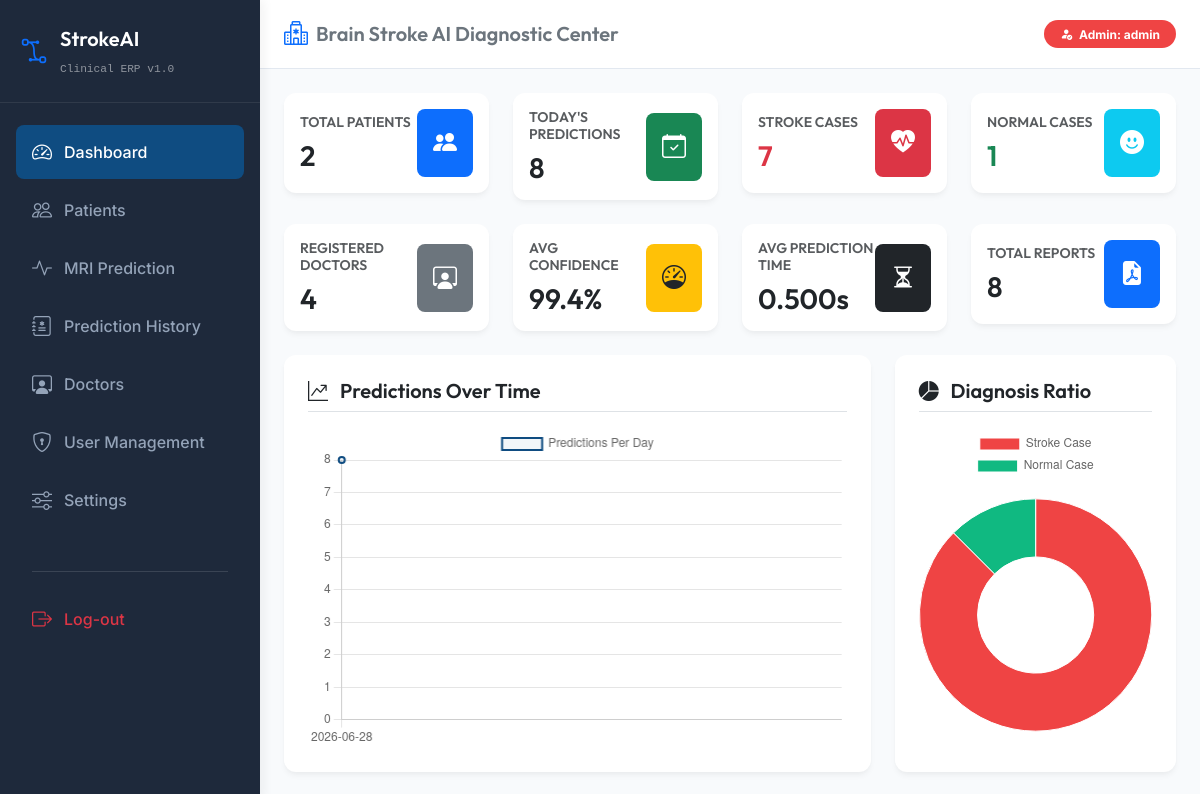
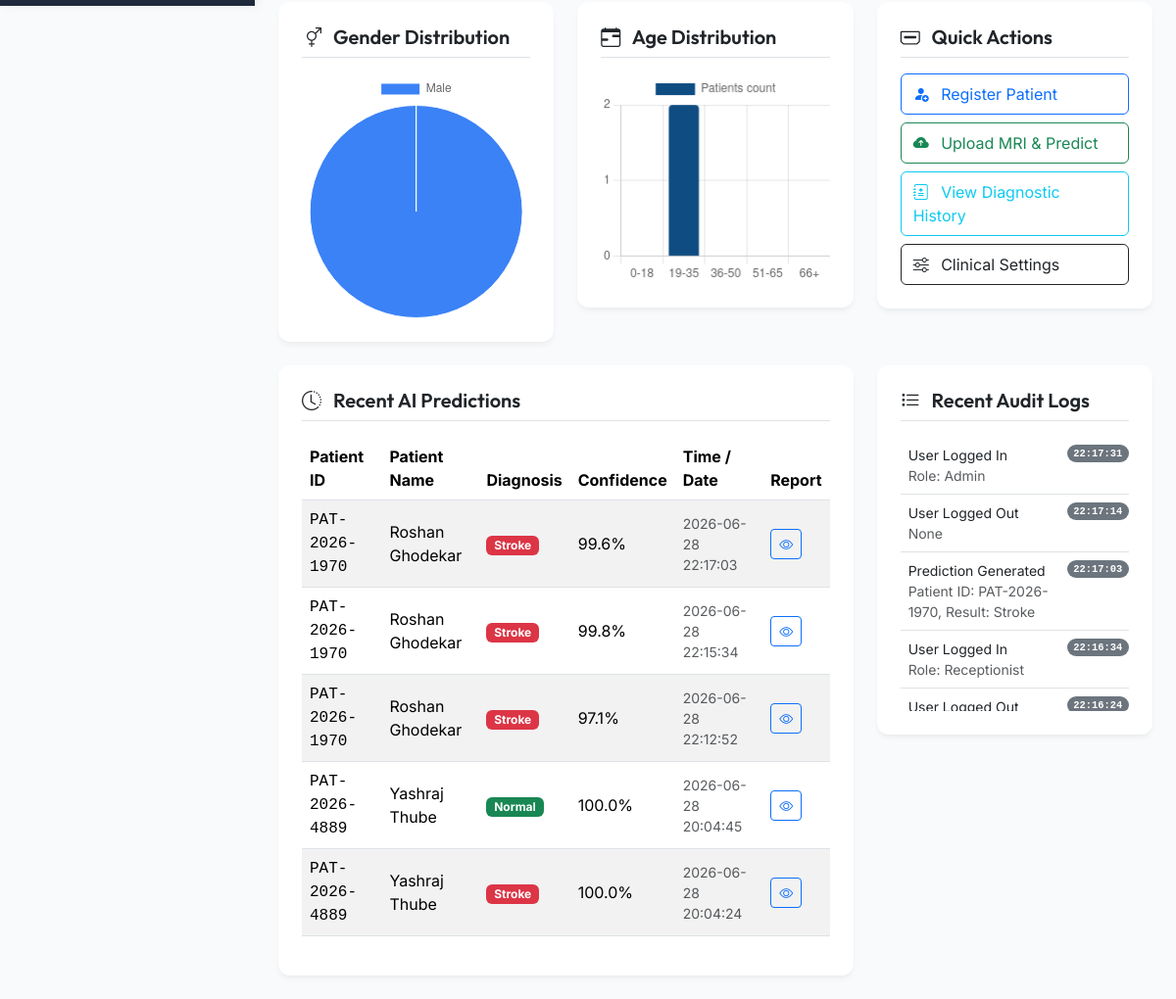
The app's page /dashboard (signed in) with its own data (2 pictures, top to bottom).
### tables this page shows
CREATE TABLE predictions (
            id INTEGER PRIMARY KEY AUTOINCREMENT,
            patient_id TEXT NOT NULL,
            mri_filename TEXT NOT NULL,
            prediction_result TEXT NOT NULL,
            confidence REAL NOT NULL,
            prediction_time REAL NOT NULL, -- in seconds
            predicted_at TEXT NOT NULL,
            FOREIGN KEY (patient_id) REFERENCES patients(patient_id) ON DELETE CASCADE
        );

CREATE TABLE patients (
            id INTEGER PRIMARY KEY AUTOINCREMENT,
            patient_id TEXT UNIQUE NOT NULL,
            name TEXT NOT NULL,
            age INTEGER NOT NULL,
            gender TEXT NOT NULL,
            dob TEXT NOT NULL,
            blood_group TEXT,
            mobile TEXT,
            email TEXT,
            address TEXT,
            doctor_id INTEGER,
            symptoms TEXT,
            notes TEXT,
            emergency_contact TEXT,
            created_at TEXT NOT NULL,
            FOREIGN KEY (doctor_id) REFERENCES doctors(id)
        );

CREATE TABLE activity_logs (
            id INTEGER PRIMARY KEY AUTOINCREMENT,
            username TEXT NOT NULL,
            action TEXT NOT NULL,
            details TEXT,
            created_at TEXT NOT NULL
        );

### mainapp.py (the view)
@app.route("/dashboard")
@login_required
def dashboard():
    if session.get('role') == 'Receptionist':
        flash('Access Denied. Redirected to Patients Panel.', 'warning')
        return redirect(url_for('patients_panel'))
    stats = get_dashboard_stats()
    audit_logs = list_activity_logs(10)
    return render_template('dashboard.html', stats=stats, audit_logs=audit_logs, active_page='dashboard')

### database/db_manager.py (called while the page is built)
def get_db_connection():
    conn = sqlite3.connect(DB_PATH)
    conn.row_factory = sqlite3.Row
    return conn

def list_activity_logs(limit=100):
    conn = get_db_connection()
    logs = conn.execute("SELECT * FROM activity_logs ORDER BY created_at DESC LIMIT ?", (limit,)).fetchall()
    conn.close()
    return logs

### mainapp.py (called while the page is built)
def login_required(f):
    from functools import wraps
    @wraps(f)
    def decorated_function(*args, **kwargs):
        if 'username' not in session:
            return redirect(url_for('main'))
        return f(*args, **kwargs)
    return decorated_function

### templates/dashboard.html (shortened to what this page needs)
{% extends "base.html" %}
{% block content %}
<div class="row g-4 mb-4">
    <div class="col-sm-6 col-xl-3">
        <div class="card p-3">
            <div class="d-flex justify-content-between align-items-center">
                <div>
                    <h6 class="text-muted small text-uppercase">Total Patients</h6>
                    <h3 class="mb-0 font-weight-bold">{{ stats.total_patients }}</h3>
                </div>
                <div class="bg-primary text-white rounded-3 p-3">
                    <i class="bi bi-people-fill fs-4"></i>
                </div>
            </div>
        </div>
    </div>
    <div class="col-sm-6 col-xl-3">
        <div class="card p-3">
            <div class="d-flex justify-content-between align-items-center">
                <div>
                    <h6 class="text-muted small text-uppercase">Today's Predictions</h6>
                    <h3 class="mb-0 font-weight-bold">{{ stats.today_predictions }}</h3>
                </div>
                <div class="bg-success text-white rounded-3 p-3">
                    <i class="bi bi-calendar-check fs-4"></i>
                </div>
            </div>
        </div>
    </div>
    <div class="col-sm-6 col-xl-3">
        <div class="card p-3">
            <div class="d-flex justify-content-between align-items-center">
                <div>
                    <h6 class="text-muted small text-uppercase">Stroke Cases</h6>
                    <h3 class="mb-0 font-weight-bold text-danger">{{ stats.stroke_cases }}</h3>
                </div>
                <div class="bg-danger text-white rounded-3 p-3">
                    <i class="bi bi-heart-pulse-fill fs-4"></i>
                </div>
            </div>
        </div>
    </div>
    <div class="col-sm-6 col-xl-3">
        <div class="card p-3">
            <div class="d-flex justify-content-between align-items-center">
                <div>
                    <h6 class="text-muted small text-uppercase">Normal Cases</h6>
                    <h3 class="mb-0 font-weight-bold text-success">{{ stats.normal_cases }}</h3>
                </div>
                <div class="bg-info text-white rounded-3 p-3">
                    <i class="bi bi-emoji-smile-fill fs-4"></i>
                </div>
            </div>
        </div>
    </div>
</div>
<div class="row g-4 mb-4">
    <div class="col-sm-6 col-xl-3">
        <div class="card p-3">
            <div class="d-flex justify-content-between align-items-center">
                <div>
                    <h6 class="text-muted small text-uppercase">Registered Doctors</h6>
                    <h3 class="mb-0 font-weight-bold">{{ stats.total_doctors }}</h3>
                </div>
                <div class="bg-secondary text-white rounded-3 p-3">
                    <i class="bi bi-person-workspace fs-4"></i>
                </div>
            </div>
        </div>
    </div>
    <div class="col-sm-6 col-xl-3">
        <div class="card p-3">
            <div class="d-flex justify-content-between align-items-center">
                <div>
                    <h6 class="text-muted small text-uppercase">Avg Confidence</h6>
                    <h3 class="mb-0 font-weight-bold">{{ "%.1f"|format(stats.avg_confidence) }}%</h3>
                </div>
                <div class="bg-warning text-dark rounded-3 p-3">
                    <i class="bi bi-speedometer fs-4"></i>
                </div>
            </div>
        </div>
    </div>
    <div class="col-sm-6 col-xl-3">
        <div class="card p-3">
            <div class="d-flex justify-content-between align-items-center">
                <div>
                    <h6 class="text-muted small text-uppercase">Avg Prediction Time</h6>
                    <h3 class="mb-0 font-weight-bold">{{ "%.3f"|format(stats.avg_time) }}s</h3>
                </div>
                <div class="bg-dark text-white rounded-3 p-3">
                    <i class="bi bi-hourglass-split fs-4"></i>
                </div>
            </div>
        </div>
    </div>
    <div class="col-sm-6 col-xl-3">
        <div class="card p-3">
            <div class="d-flex justify-content-between align-items-center">
                <div>
                    <h6 class="text-muted small text-uppercase">Total Reports</h6>
                    <h3 class="mb-0 font-weight-bold">{{ stats.total_predictions }}</h3>
                </div>
                <div class="bg-primary text-white rounded-3 p-3">
                    <i class="bi bi-file-earmark-pdf-fill fs-4"></i>
                </div>
            </div>
        </div>
    </div>
</div>
<div class="row g-4 mb-4">
    <div class="col-lg-8">
        <div class="card p-4">
            <h5 class="card-title border-bottom pb-2 mb-3"><i class="bi bi-graph-up-arrow me-2"></i> Predictions Over Time</h5>
            <canvas id="timePredictionsChart" style="max-height: 320px;"></canvas>
        </div>
    </div>
    <div class="col-lg-4">
        <div class="card p-4">
            <h5 class="card-title border-bottom pb-2 mb-3"><i class="bi bi-pie-chart-fill me-2"></i> Diagnosis Ratio</h5>
            <canvas id="diagnosisRatioChart" style="max-height: 320px;"></canvas>
        </div>
    </div>
</div>
<div class="row g-4 mb-4">
    <div class="col-md-6 col-lg-4">
        <div class="card p-4">
            <h5 class="card-title border-bottom pb-2 mb-3"><i class="bi bi-gender-ambiguous me-2"></i> Gender Distribution</h5>
            <canvas id="genderDistChart" style="max-height: 250px;"></canvas>
        </div>
    </div>
    <div class="col-md-6 col-lg-4">
        <div class="card p-4">
            <h5 class="card-title border-bottom pb-2 mb-3"><i class="bi bi-calendar-range me-2"></i> Age Distribution</h5>
            <canvas id="ageDistChart" style="max-height: 250px;"></canvas>
        </div>
    </div>
    <div class="col-lg-4">
        <div class="card p-4">
            <h5 class="card-title border-bottom pb-2 mb-3"><i class="bi bi-thunderbolt me-2"></i> Quick Actions</h5>
            <div class="d-grid gap-2">
                <a href="/patients" class="btn btn-outline-primary py-2 text-start"><i class="bi bi-person-fill-add me-2"></i> Register Patient</a>
                <a href="/mri_predict" class="btn btn-outline-success py-2 text-start"><i class="bi bi-cloud-arrow-up-fill me-2"></i> Upload MRI & Predict</a>
                <a href="/history" class="btn btn-outline-info py-2 text-start"><i class="bi bi-journal-medical me-2"></i> View Diagnostic History</a>
                {% if session.get('role') == 'Admin' %}
                    <a href="/settings" class="btn btn-outline-dark py-2 text-start"><i class="bi bi-sliders me-2"></i> Clinical Settings</a>
                {% endif %}
            </div>
        </div>
    </div>
</div>
<div class="row g-4">
    <div class="col-lg-8">
        <div class="card p-4">
            <h5 class="card-title border-bottom pb-2 mb-3"><i class="bi bi-clock-history me-2"></i> Recent AI Predictions</h5>
            <div class="table-responsive">
                <table class="table table-striped table-hover align-middle">
                    <thead>
                        <tr>
                            <th>Patient ID</th>
                            <th>Patient Name</th>
                            <th>Diagnosis</th>
                            <th>Confidence</th>
                            <th>Time / Date</th>
                            <th>Report</th>
                        </tr>
                    </thead>
                    <tbody>
                        {% if stats.recent_predictions %}
                            {% for pred in stats.recent_predictions %}
                            <tr>
                                <td class="font-monospace">{{ pred.patient_id }}</td>
                                <td>{{ pred.patient_name }}</td>
                                <td>
                                    <span class="badge {% if 'Stroke' in pred.prediction_result %}bg-danger{% else %}bg-success{% endif %}">
                                        {{ pred.prediction_result }}
                                    </span>
                                </td>
                                <td>{{ "%.1f"|format(pred.confidence) }}%</td>
                                <td class="small text-muted">{{ pred.predicted_at }}</td>
                                <td>
                                    <form action="/submit" method="post" class="d-inline">
                                        <button type="submit" name="action_view" class="btn btn-sm btn-outline-primary"><i class="bi bi-eye"></i></button>
                                    </form>
                                </td>
                            </tr>
                            {% endfor %}
                        {% else %}
                            <tr>
                                <td colspan="6" class="text-center text-muted">No diagnostic predictions recorded.</td>
                            </tr>
                        {% endif %}
                    </tbody>
                </table>
            </div>
        </div>
    </div>
    <div class="col-lg-4">
        <div class="card p-4">
            <h5 class="card-title border-bottom pb-2 mb-3"><i class="bi bi-list-task me-2"></i> Recent Audit Logs</h5>
            <ul class="list-group list-group-flush small" style="max-height: 280px; overflow-y: auto;">
                {% if audit_logs %}
                    {% for log in audit_logs %}
                    <li class="list-group-item d-flex justify-content-between align-items-start px-0">
                        <div class="ms-2 me-auto">
                            <div class="font-weight-bold text-dark">{{ log.action }}</div>
                            <span class="text-muted">{{ log.details }}</span>
                        </div>
                        <span class="badge bg-secondary rounded-pill font-monospace" style="font-size: 0.65rem;">{{ log.created_at.split(' ')[1] }}</span>
                    </li>
                    {% endfor %}
                {% else %}
                    <li class="list-group-item text-center text-muted">No logs captured yet.</li>
                {% endif %}
            </ul>
        </div>
    </div>
</div>
{% endblock %}
{% block extra_js %}
<script>
    // 1. Time Predictions Line & Bar Chart
    const ctxTime = document.getElementById('timePredictionsChart').getContext('2d');
    new Chart(ctxTime, {
        type: 'line',
        data: {
            labels: {{ stats.chart_daily_labels|tojson }},
            datasets: [{
                label: 'Predictions Per Day',
                data: {{ stats.chart_daily_values|tojson }},
                borderColor: '#0F4C81',
                backgroundColor: 'rgba(15, 76, 129, 0.05)',
                tension: 0.3,
                fill: true,
                borderWidth: 2
            }]
        },
        options: {
            responsive: true,
            maintainAspectRatio: false,
            scales: {
                y: { beginAtZero: true, ticks: { precision: 0 } }
            }
        }
    });
    // 2. Diagnosis Ratio Pie Chart
    const ctxDiag = document.getElementById('diagnosisRatioChart').getContext('2d');
    new Chart(ctxDiag, {
        type: 'doughnut',
        data: {
            labels: ['Stroke Case', 'Normal Case'],
            datasets: [{
                data: [{{ stats.stroke_cases }}, {{ stats.normal_cases }}],
                backgroundColor: ['#EF4444', '#10B981'],
                borderWidth: 1
            }]
        },
        options: {
            responsive: true,
            maintainAspectRatio: false
        }
    });
    // 3. Gender Distribution Chart
    const ctxGender = document.getElementById('genderDistChart').getContext('2d');
    new Chart(ctxGender, {
        type: 'pie',
        data: {
            labels: {{ stats.chart_gender_labels|tojson }},
            datasets: [{
                data: {{ stats.chart_gender_values|tojson }},
                backgroundColor: ['#3B82F6', '#EC4899', '#94A3B8'],
                borderWidth: 1
            }]
        },
        options: {
            responsive: true,
            maintainAspectRatio: false
        }
    });
    // 4. Age Distribution Chart
    const ctxAge = document.getElementById('ageDistChart').getContext('2d');
    new Chart(ctxAge, {
        type: 'bar',
        data: {
            labels: {{ stats.chart_age_labels|tojson }},
            datasets: [{
                label: 'Patients count',
                data: {{ stats.chart_age_values|tojson }},
                backgroundColor: '#0F4C81',
                borderRadius: 4
            }]
        },
        options: {
            responsive: true,
            maintainAspectRatio: false,
            scales: {
                y: { beginAtZero: true, ticks: { precision: 0 } }
            }
        }
    });
</script>
{% endblock %}

### templates/base.html (style rules this page uses)
:root { --primary-blue: #0F4C81; --primary-light: #e8f0fe; --accent-green: #2E7D32; --accent-green-light: #e8f5e9; --dark-sidebar: #1E293B; --hover-sidebar: #334155; --body-bg: #F8FAFC; }
body { font-family: 'Inter', sans-serif; background-color: var(--body-bg); min-height: 100vh; overflow-x: hidden; }
h1, h2, h3, h4, h5, h6, .brand-title { font-family: 'Outfit', sans-serif; font-weight: 600; }
.card { border: none; border-radius: 12px; box-shadow: 0 4px 6px -1px rgba(0, 0, 0, 0.05), 0 2px 4px -1px rgba(0, 0, 0, 0.02); transition: transform 0.2s, box-shadow 0.2s; }

### records on screen
predictions: patient_id "PAT-2026-1970", patient_name "Roshan Ghodekar", prediction_result "Stroke", confidence "99.6", predicted_at "2026-06-28 22:17:03"
predictions: patient_id "PAT-2026-1970", patient_name "Roshan Ghodekar", prediction_result "Stroke", confidence "99.8", predicted_at "2026-06-28 22:15:34"
predictions: patient_id "PAT-2026-1970", patient_name "Roshan Ghodekar", prediction_result "Stroke", confidence "97.1", predicted_at "2026-06-28 22:12:52"
predictions: patient_id "PAT-2026-4889", patient_name "Yashraj Thube", prediction_result "Normal", confidence "100.0", predicted_at "2026-06-28 20:04:45"
predictions: patient_id "PAT-2026-4889", patient_name "Yashraj Thube", prediction_result "Stroke", confidence "100.0", predicted_at "2026-06-28 20:04:24"
activity_logs: action "User Logged In", details "Role: Admin", created_at "22:17:31"
activity_logs: action "User Logged Out", details "None", created_at "22:17:14"
activity_logs: action "Prediction Generated", details "Patient ID: PAT-2026-1970, Result: Stroke", created_at "22:17:03"
activity_logs: action "User Logged In", details "Role: Receptionist", created_at "22:16:34"
activity_logs: action "User Logged Out", created_at "22:16:24"

### other values on screen
{{ session.get('role') }} "Admin"
{{ session.get('username') }} "admin"
{{ stats.total_patients }} "2"
{{ stats.today_predictions }} "8"
{{ stats.stroke_cases }} "7"
{{ stats.normal_cases }} "1"
{{ stats.total_doctors }} "4"
{{ "%.1f"|format(stats.avg_confidence) }} "99.4"
{{ "%.3f"|format(stats.avg_time) }} "0.500"
{{ stats.total_predictions }} "8"
chart data {{ stats.chart_daily_labels|tojson }} ["2026-06-28"]
chart data {{ stats.chart_daily_values|tojson }} [8]
chart data {{ stats.stroke_cases }} 7
chart data {{ stats.normal_cases }} 1
